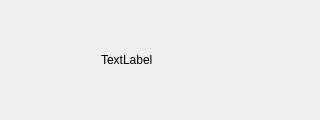
<?xml version="1.0" encoding="UTF-8"?>
<ui version="4.0">
 <class>HotkeyTriggeredNotice</class>
 <widget class="QWidget" name="HotkeyTriggeredNotice">
  <property name="geometry">
   <rect>
    <x>0</x>
    <y>0</y>
    <width>320</width>
    <height>120</height>
   </rect>
  </property>
  <property name="windowTitle">
   <string>HotkeyTriggeredNotice</string>
  </property>
  <layout class="QHBoxLayout" name="horizontalLayout">
   <item>
    <widget class="QWidget" name="widget" native="true">
     <layout class="QHBoxLayout" name="horizontalLayout_2">
      <property name="spacing">
       <number>15</number>
      </property>
      <property name="leftMargin">
       <number>9</number>
      </property>
      <property name="topMargin">
       <number>9</number>
      </property>
      <property name="rightMargin">
       <number>9</number>
      </property>
      <property name="bottomMargin">
       <number>9</number>
      </property>
      <item>
       <widget class="QLabel" name="iconLabel">
        <property name="sizePolicy">
         <sizepolicy hsizetype="Fixed" vsizetype="Fixed">
          <horstretch>0</horstretch>
          <verstretch>0</verstretch>
         </sizepolicy>
        </property>
        <property name="minimumSize">
         <size>
          <width>66</width>
          <height>66</height>
         </size>
        </property>
        <property name="maximumSize">
         <size>
          <width>66</width>
          <height>66</height>
         </size>
        </property>
        <property name="text">
         <string/>
        </property>
       </widget>
      </item>
      <item>
       <widget class="QLabel" name="textLabel">
        <property name="text">
         <string>TextLabel</string>
        </property>
       </widget>
      </item>
     </layout>
    </widget>
   </item>
  </layout>
 </widget>
 <layoutdefault spacing="6" margin="11"/>
 <resources/>
 <connections/>
</ui>
